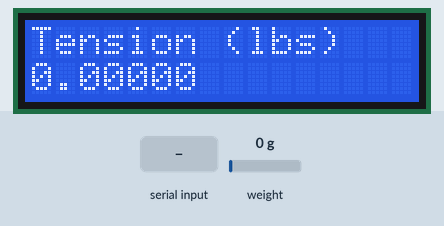
Recording of a sketch running on a simulated Arduino Mega 2560, built with avr-gcc and run on an emulated ATmega2560. Shown: 16×2 character LCD. The inputs (shaded band) are chosen by the test bench; at power-on: weight on the scale 0 g. EEPROM starts erased; what the sketch prints to the serial monitor is not drawn.

Above: at 1.37 s.
4.5 s: "CAL1\n" received over Serial
7.5 s: weight on the scale set to 100 g
At 8.5 s:
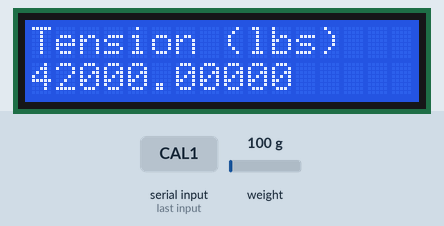
9.1 s: weight on the scale set to 1250 g
At 10.1 s:
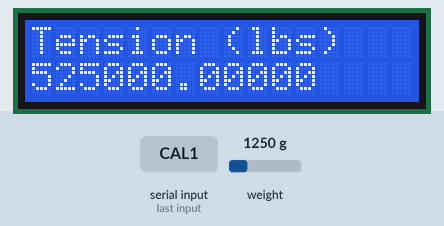
11.2 s: weight on the scale set to 2500 g
At 12.1 s:
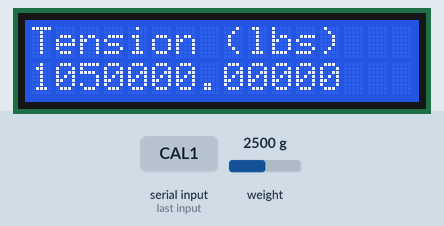
13.1 s: "CALSET:45\n" received over Serial
At 15.6 s:
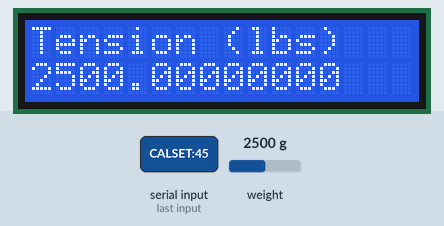
Timing chart, 0 to 17.1 s (numbered marks = the images above; inputs shaded):
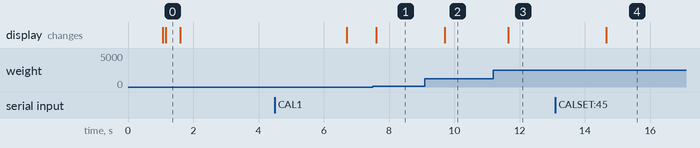

The sketch:

testbench.ino
```cpp
#include "HX711.h"
#include <EEPROM.h>

// EEPROM
int eeAddress = 0;
float calibration_factor = -7050;
float tension;

//Serial Communication
String inputString = "";
boolean stringComplete = false;

void setup() {
  Serial.begin(38400);
  inputString.reserve(200); // reserving 200 bytes for the input string
  load();
  scaleSetup();
  motorSetup();
  lcdSetup();
}

void loop() {
  getTension();
  cmd();
}
```

a_Ops.ino
```cpp
struct MyObject {
  float cal;
  //byte field2;
  //char name[10];
};

String getValue(String data, char separator, int index)
{
    int found = 0;
    int strIndex[] = { 0, -1 };
    int maxIndex = data.length() - 1;

    for (int i = 0; i <= maxIndex && found <= index; i++) {
        if (data.charAt(i) == separator || i == maxIndex) {
            found++;
            strIndex[0] = strIndex[1] + 1;
            strIndex[1] = (i == maxIndex) ? i+1 : i;
        }
    }
    return found > index ? data.substring(strIndex[0], strIndex[1]) : "";
}

void serialEvent() {
  while (Serial.available()) {
    // get the new byte:
    char inChar = (char)Serial.read();
    // add it to the inputString:
    inputString += inChar;
    // if the incoming character is a newline, set a flag
    // so the main loop can do something about it:
    if (inChar == '\n') {
      stringComplete = true;
    }
  }
}

void save() {
  MyObject saveItem = {
    calibration_factor
  };
  EEPROM.put(eeAddress, saveItem);
}

void load(){
  MyObject var;
  EEPROM.get(eeAddress, var);
  calibration_factor = var.cal;
}
```

b_LoadCell.ino
```cpp
//Load Cell
#define DOUT 8
#define CLK 9

float maxWeight = 30.0;

HX711 scale(DOUT, CLK);

void cal1(){
  scale.set_scale();
  scale.tare();
}
void cal2(){
  float weight = getValue(inputString, ':', 1).toFloat();
  calibration_factor = scale.get_units(10)/weight;
  scale.set_scale(calibration_factor);
  save();
}

void calVal(){
  calibration_factor = getValue(inputString, ':', 1).toFloat();
  scale.set_scale(calibration_factor);
  save();
  Serial.println(calibration_factor);
}

void scaleSetup(){
  scale.set_scale(calibration_factor);
  //Serial.println(calibration_factor);
  scale.tare();
}

void getTension(){
  tension = scale.get_units(5);
}
```

c_Motor.ino
```cpp
#include <AccelStepper.h>

AccelStepper stepper; // Defaults to AccelStepper::FULL4WIRE (4 pins) on 2, 3, 4, 5

void motorSetup(){
  stepper.setMaxSpeed(200.0);
  stepper.setAcceleration(100.0);
  stepper.runToNewPosition(0);
}
```

e_Commands.ino
```cpp
void cmd(){
  if (stringComplete) {
    if (inputString.startsWith("TENS?",0)){
      Serial.println(tension, 8);
    }
    else if(inputString.startsWith("TARE",0)){
      scale.tare();
    }
    else if(inputString.startsWith("CAL1",0)){
      cal1();
    }
    else if(inputString.startsWith("CAL2",0)){
      cal2();
    }
    else if(inputString.startsWith("CALSET",0)){
      calVal();
    }
    else if(inputString.startsWith("CAL?",0)){
      Serial.println(calibration_factor);
    }
    else if(inputString.startsWith("POS",0)){
      stepper.runToNewPosition(getValue(inputString, ':', 1).toInt());
      Serial.println(stepper.currentPosition());
    }
    else if(inputString.startsWith("POS?",0)){
      Serial.println(stepper.currentPosition());
    }
    else if(inputString.startsWith("STOP",0)){
      stepper.stop();
    }

    inputString = "";
    stringComplete = false;

  }
}

//void CMD(){
//  if (stringComplete){
//    String command = getValue(inputString, ':', 0);
//    switch (command) {
//      case "TARE":
//        scale.tare();
//        break;
//      case "TENS":
//        Serial.println(tension, 8);
//        break;
//      case "CAL1":
//        cal1();
//        break;
//      case "CAL2":
//        cal2();
//        break;
//      case "CALSET":
//        calVal();
//        break;
//      case "CAL?":
//        Serial.println(calibration_factor);
//        break;
//    }
//    inputString = "";
//    stringComplete = false;
//  }
//}
```

d_LCD.ino
```cpp
#include <TimerThree.h>
#include <LiquidCrystal.h>

LiquidCrystal lcd(53, 51, 49, 47, 45, 43);

void lcdSetup(){
  Timer3.initialize(150000);
  Timer3.attachInterrupt(updateDisplay);
  lcd.begin(16, 2);
  lcd.print("Tension (lbs)");
}

void updateDisplay() {
  lcd.setCursor(0, 1);
  lcd.print(tension,5);
}
```

Measured:
- after the input at 7.5 s, the display: changes after 0.10 s (image 1)
- after the input at 9.1 s, the display: changes after 0.60 s (image 2)
- after the input at 11.2 s, the display: changes after 0.45 s (image 3)
- after the input at 13.1 s, the display: changes after 1.6 s (image 4)
- what the display in image 0 shows lasts 0.4 s, from 1.2 s to 1.6 s
